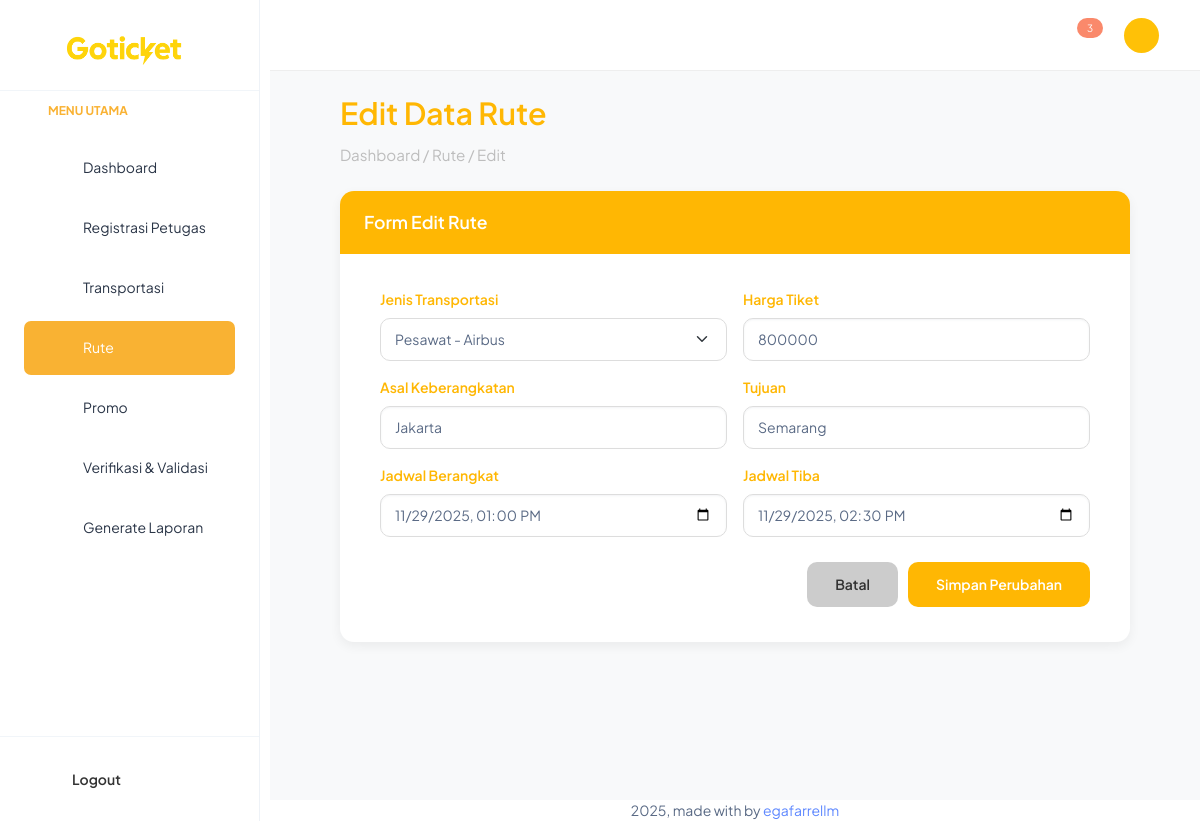
The app's page /backend/pages/rute/edit.php?id=6 (signed in) with its own data.
### tables this page shows
CREATE TABLE `rute` (
  `id_rute` int NOT NULL,
  `id_transportasi` int DEFAULT NULL,
  `asal` varchar(100) NOT NULL,
  `tujuan` varchar(100) NOT NULL,
  `harga` int NOT NULL,
  `jadwal_berangkat` datetime DEFAULT NULL,
  `jadwal_tiba` datetime DEFAULT NULL
);

CREATE TABLE `transportasi` (
  `id_transportasi` int NOT NULL,
  `jenis` enum('Pesawat','Kereta') NOT NULL,
  `nama_transportasi` varchar(100) NOT NULL,
  `kode` varchar(20) NOT NULL,
  `kapasitas` int NOT NULL
);

### backend/pages/rute/edit.php (the view, shortened to what this page needs)
<?php
include '../../partials/header.php';
include '../../partials/sidebar.php';
include '../../partials/navbar.php';
include '../../app.php';
$id = $_GET['id'];
$q = "SELECT * FROM rute WHERE id_rute = '$id'";
$r = mysqli_query($connect, $q);
$data = mysqli_fetch_assoc($r);
$transportasi = mysqli_query($connect, "SELECT * FROM transportasi ORDER BY jenis ASC");
?>
<div class="content-wrapper">
  <div class="page-title">Edit Data Rute</div>
  <div class="breadcrumb">Dashboard / Rute / Edit</div>
  <div class="card card-custom">
    <div class="card-header-custom">Form Edit Rute</div>
    <div class="card-body">
      <form action="../../actions/rute/update.php" method="POST">
        <div class="row g-3">
          <div class="col-md-6">
            <label class="form-label">Jenis Transportasi</label>
            <select class="form-select" name="id_transportasi" required>
              <?php while ($t = mysqli_fetch_assoc($transportasi)): ?>
                <option value="<?= $t['id_transportasi']; ?>" <?= $data['id_transportasi'] == $t['id_transportasi'] ? 'selected' : ''; ?>>
                  <?= htmlspecialchars($t['jenis']); ?> - <?= htmlspecialchars($t['nama_transportasi']); ?>
                </option>
              <?php endwhile; ?>
            </select>
          </div>
          <div class="col-md-6">
            <label class="form-label">Harga Tiket</label>
            <input type="number" class="form-control" name="harga" value="<?= $data['harga']; ?>" required>
          </div>
          <div class="col-md-6">
            <label class="form-label">Asal Keberangkatan</label>
            <input type="text" class="form-control" name="asal" value="<?= htmlspecialchars($data['asal']); ?>" required>
          </div>
          <div class="col-md-6">
            <label class="form-label">Tujuan</label>
            <input type="text" class="form-control" name="tujuan" value="<?= htmlspecialchars($data['tujuan']); ?>" required>
          </div>
          <div class="col-md-6">
            <label class="form-label">Jadwal Berangkat</label>
            <input type="datetime-local" class="form-control" name="jadwal_berangkat" value="<?= date('Y-m-d\TH:i', strtotime($data['jadwal_berangkat'])); ?>" required>
          </div>
          <div class="col-md-6">
            <label class="form-label">Jadwal Tiba</label>
            <input type="datetime-local" class="form-control" name="jadwal_tiba" value="<?= date('Y-m-d\TH:i', strtotime($data['jadwal_tiba'])); ?>" required>
          </div>
        </div>
        <div class="btn-group-bottom">
          <a href="index.php" class="btn-batal">Batal</a>
          <button type="submit" class="btn-submit">Simpan Perubahan</button>
        </div>
      </form>
    </div>
  </div>
</div>
<?php
include '../../partials/footer.php';
include '../../partials/script.php';
?>

### backend/pages/rute/edit.php (style rules this page uses)
.content-wrapper { background-color: #f8f9fa; min-height: 100vh; padding: 90px 70px 50px 70px; }
.page-title { font-size: 1.9rem; font-weight: 600; color: #ffb703; margin-bottom: 8px; }
.breadcrumb { color: #bdbdbd; font-size: 0.95rem; margin-bottom: 25px; }
.card-custom { border-radius: 14px; overflow: hidden; box-shadow: 0 4px 12px rgba(0, 0, 0, 0.06); background-color: #ffffff; }
.card-header-custom { background-color: #ffb703; color: #ffffff; padding: 18px 24px; font-weight: 600; font-size: 1.1rem; }
.card-body { padding: 35px 40px; }
.form-label { font-weight: 600; color: #ffb703; }
.form-control, .form-select { border-radius: 10px; padding: 10px 14px; border: 1px solid #ddd; }
.btn-submit { background-color: #ffb703; color: #fff; border: none; border-radius: 10px; padding: 12px 28px; font-weight: 600; text-decoration: none; transition: 0.2s; }
.btn-batal { background-color: #ccc; color: #333; border: none; border-radius: 10px; padding: 12px 28px; font-weight: 600; text-decoration: none; transition: 0.2s; }
.btn-group-bottom { display: flex; justify-content: flex-end; gap: 10px; margin-top: 25px; }

### records on screen
rute: id_transportasi "Pesawat - Airbus", harga "800000", asal "Jakarta", tujuan "Semarang", jadwal_berangkat "11/29/2025 13:00", jadwal_tiba "11/29/2025 14:30"

### other values on screen
$jumlah_notif "3"
